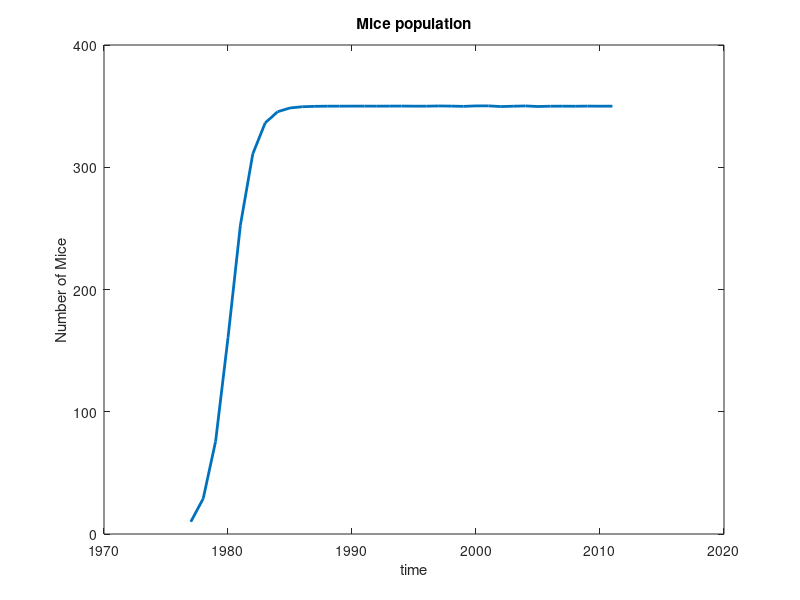

The MATLAB script that drew this image:

clear all
clc


%~~~~~~~~~~~~~~~~~~~~~~~~~~~~~~~~~~~~~~~~~~~~~~~~~~~~~~~~~~~~~~~~~~~~~~~
%  mathematical model and the value of parameters 
% here the model is F = rx(1-x/k)- qex
%~~~~~~~~~~~~~~~~~~~~~~~~~~~~~~~~~~~~~~~~~~~~~~~~~~~~~~~~~~~~~~~~~~~~~~~
r=1.6;
    k=500;
    q=0.8;
    E=.6;

 Fx=@(t,X)[r.*X(1).*(1-(X(1)/k))-q*E*X(1)];
 timespan= 1977:2011;
inital=10;

[t,X]=ode45(Fx,timespan,inital);
plot(t,X,'LineWidth',2)
title('Mice population')
xlabel('time')
ylabel('Number of Mice')
hold on;




